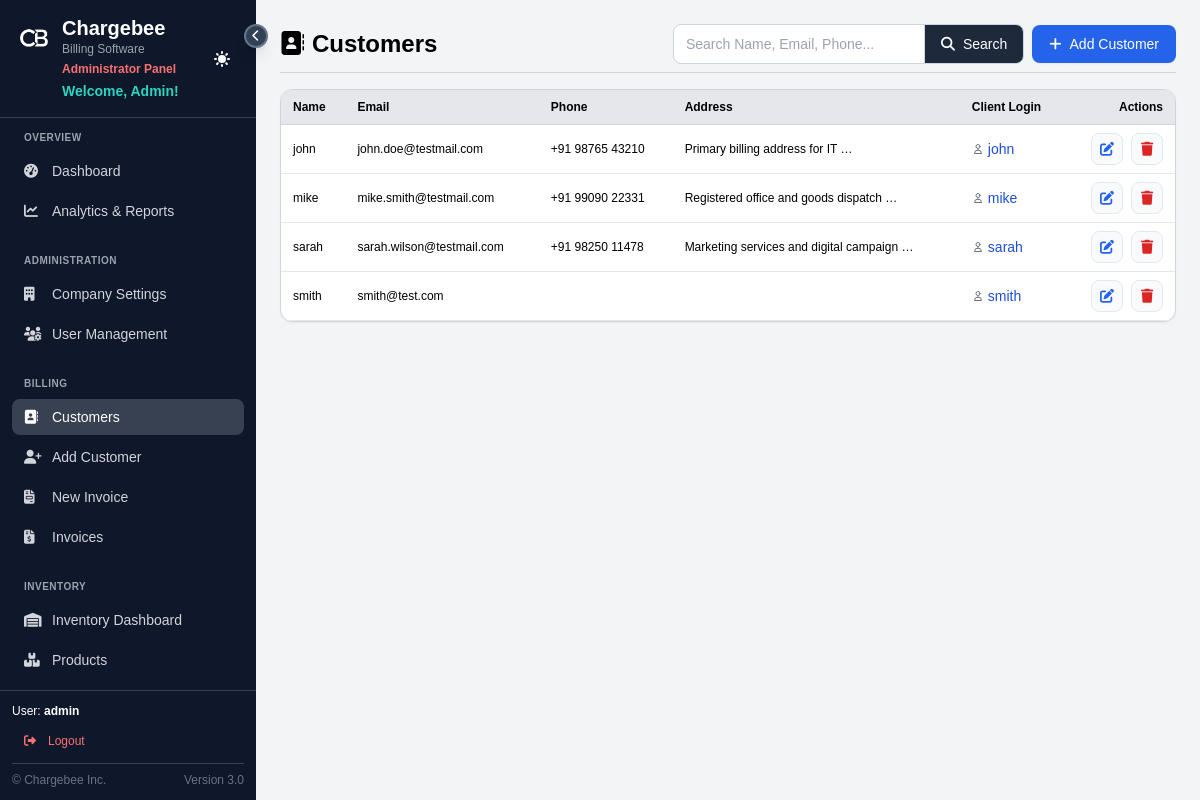
The app's page /customers/ (signed in) with its own data.
### BillingSystem/billing/models.py (models this page shows, shortened)
class Customer(models.Model):
    name = models.CharField(max_length=100)
    email = models.EmailField(unique=True)
    phone = models.CharField(max_length=15, blank=True, default="")
    company_name = models.CharField(max_length=200, blank=True, default="")
    contact_person = models.CharField(max_length=200, blank=True, default="")
    company_type = models.CharField(max_length=50, blank=True, default="")
    address1 = models.CharField(max_length=255, blank=True, default="")
    address2 = models.CharField(max_length=255, blank=True, default="")
    landmark = models.CharField(max_length=100, blank=True, default="")
    pincode = models.CharField(max_length=20, blank=True, default="")
    city = models.CharField(max_length=100, blank=True, default="")
    state = models.CharField(max_length=100, blank=True, default="")
    country = models.CharField(max_length=100, blank=True, default='India')
    address = models.TextField(blank=True, default="") # Legacy field
    created_at = models.DateTimeField(auto_now_add=True)

class CustomerAssignment(models.Model):
    user = models.ForeignKey('auth.User', on_delete=models.CASCADE, related_name='customer_assignments')
    customer = models.ForeignKey(Customer, on_delete=models.CASCADE, related_name='assignments')
    assigned_date = models.DateTimeField(auto_now_add=True)
    assigned_by = models.ForeignKey('auth.User', on_delete=models.SET_NULL, null=True, related_name='assignments_made')
    class Meta:
        unique_together = ('user', 'customer')

### BillingSystem/billing/views.py (the view)
# urls.py: path('customers/', CustomerListView.as_view(), name='customer_list'),
class CustomerListView(LoginRequiredMixin, ListView):
    model = Customer
    template_name = 'admin_panel/customer_management.html'
    context_object_name = 'customers'
    ordering = ['name']
    def get_queryset(self):
        queryset = super().get_queryset()
        query = self.request.GET.get('q')
        if query:
            queryset = queryset.filter(
                Q(name__icontains=query) |
                Q(email__icontains=query) |
                Q(phone__icontains=query)
            )
        return queryset.prefetch_related('assignments__user')
    def get_context_data(self, **kwargs):
        context = super().get_context_data(**kwargs)
        context['search_query'] = self.request.GET.get('q', '')
        return context

### templates/admin_panel/customer_management.html (shortened to what this page needs)
{% extends 'general/base.html' %}
{% load static %}
{% block content %}
{% if not form %}
<div class="flex justify-between items-center mb-4 pb-2 border-b border-gray-300 page-header-sticky">
    <h1 class="text-2xl font-bold"><i class="fas fa-address-book mr-2"></i>Customers</h1>
    <div class="flex items-center gap-2">
        <form method="get" class="global-search-wrapper">
            <input type="text" name="q" value="{{ search_query|default:'' }}" placeholder="Search Name, Email, Phone..." data-ajax-search="true" class="global-search-input">
            <button type="submit" class="global-search-btn">
                <i class="fas fa-search"></i>
                <span>Search</span>
            </button>
        </form>
        <a href="{% url 'customer_create' %}" class="btn btn-primary">
            <i class="fas fa-plus"></i>
            <span>Add Customer</span>
        </a>
    </div>
</div>
<div id="ajax-list-container" class="bg-white border border-gray-300 rounded-xl overflow-hidden shadow-sm">
    <table class="w-full border-collapse">
        <thead>
            <tr class="bg-gray-200 border-b border-gray-300">
                <th class="text-left px-3 py-2 font-semibold">Name</th>
                <th class="text-left px-3 py-2 font-semibold">Email</th>
                <th class="text-left px-3 py-2 font-semibold">Phone</th>
                <th class="text-left px-3 py-2 font-semibold">Address</th>
                <th class="text-left px-3 py-2 font-semibold">Client Login</th>
                <th class="text-right px-3 py-2 font-semibold">Actions</th>
            </tr>
        </thead>
        <tbody>
            {% for customer in customers %}
            <tr class="border-b border-gray-200 hover:bg-gray-50 cursor-pointer" onclick="if(!event.target.closest('a') && !event.target.closest('button')) window.location.href='{% url 'customer_statement' customer.id %}'">
                <td class="px-3 py-2 font-medium">{{ customer.name }}</td>
                <td class="px-3 py-2">{{ customer.email }}</td>
                <td class="px-3 py-2">{{ customer.phone }}</td>
                <td class="px-3 py-2 text-xs">{{ customer.address|truncatewords:5 }}</td>
                <td class="px-3 py-2">
                    {% for assignment in customer.assignments.all %}
                    <div class="flex items-center text-sm">
                        <svg class="w-3 h-3 mr-1 text-gray-500" fill="none" stroke="currentColor" viewBox="0 0 24 24"><path stroke-linecap="round" stroke-linejoin="round" stroke-width="2" d="M16 7a4 4 0 11-8 0 4 4 0 018 0zM12 14a7 7 0 00-7 7h14a7 7 0 00-7-7z"></path></svg>
                        <span class="font-medium text-blue-700">{{ assignment.user.username }}</span>
                    </div>
                    {% empty %}
                    <span class="text-xs text-gray-400 italic">No Access</span>
                    {% endfor %}
                </td>
                <td class="px-3 py-2 text-right">
                    <div class="action-btn-group">
                        <a href="{% url 'customer_edit' customer.id %}" class="action-btn action-btn-edit" title="Edit">
                            <i class="fas fa-edit"></i>
                        </a>
                        <a href="{% url 'customer_delete' customer.id %}" class="action-btn action-btn-delete" title="Delete">
                            <i class="fas fa-trash"></i>
                        </a>
                    </div>
                </td>
            </tr>
            {% empty %}
            <tr>
                <td colspan="6" class="px-3 py-8 text-center text-gray-500">
                    No customers found. <a href="{% url 'customer_create' %}" class="text-blue-600 hover:underline">Add one</a>
                </td>
            </tr>
            {% endfor %}
        </tbody>
    </table>
</div>
{% endif %}
{% endblock %}

### templates/general/base.html (shortened to what this page needs)
{% load static %}
<!DOCTYPE html>
<html lang="en">
<head>
    <script src="https://cdn.tailwindcss.com"></script>
    <link rel="stylesheet" href="{% static 'css/main.css' %}">
    <link rel="stylesheet" href="https://cdnjs.cloudflare.com/ajax/libs/font-awesome/6.4.0/css/all.min.css">
</head>
<body class="bg-gray-100 h-screen overflow-hidden">
    <div class="flex h-screen">
        <aside id="sidebar" class="{% if user.role.role == 'client' %}bg-indigo-950{% else %}bg-slate-900{% endif %} text-white flex flex-col relative z-50">
            <button id="toggleSidebar" onclick="toggleSidebar()" class="absolute -right-3 top-6 z-50 bg-slate-700 hover:bg-slate-600 text-white w-6 h-6 rounded-full flex items-center justify-center shadow-lg border-2 border-slate-500" title="Toggle Sidebar">
                <i class="fas fa-chevron-left text-xs"></i>
            </button>
            <div class="p-4 border-b border-gray-700 flex justify-between items-center">
                <div class="sidebar-header-content">
                    <a href="{% url 'dashboard' %}" class="hover:opacity-80 transition-opacity flex items-center gap-2.5">
                        <img src="{% static 'favicon.png' %}" alt="CB Logo" class="w-9 h-9 rounded-lg">
                        <div>
                            <h1 class="text-xl font-bold leading-tight">Chargebee</h1>
                            <p class="text-xs text-gray-400">Billing Software</p>
                        </div>
                    </a>
                    <div class="pl-[46px]">
                        {% if user.role.role == 'client' %}
                        <p class="text-xs text-sky-300 font-medium mt-1" style="font-weight: bold;">Client Panel</p>
                        {% elif user.is_superuser %}
                        <p class="text-xs text-red-400 font-medium mt-1" style="font-weight: bold;">Administrator Panel</p>
                        {% endif %}
                        <p class="text-sm text-teal-400 mt-1 font-semibold">Welcome, {{ user.username|title }}!</p>
                    </div>
                </div>
                <div class="sidebar-header-content">
                    <button onclick="toggleTheme()" class="p-2 hover:bg-gray-700 rounded-lg" title="Toggle Theme">
                    </button>
                </div>
            </div>
            <nav class="flex-1 p-3 overflow-y-auto">
                <div class="mb-6">
                    <p class="px-3 text-[10px] font-bold text-gray-400 uppercase tracking-wider mb-2 sidebar-section-title">Overview</p>
                    <a href="{% url 'dashboard' %}" data-tooltip="Dashboard" class="flex items-center px-3 py-2 text-sm {% if request.resolver_match.url_name == 'dashboard' %}bg-gray-700 text-white rounded-lg{% else %}text-gray-300 hover:bg-gray-700 hover:text-white rounded-lg{% endif %}"><i class="fas fa-tachometer-alt w-5 mr-2"></i><span class="sidebar-text">Dashboard</span></a>
                    {% if user.role.role != 'client' %}<a href="{% url 'admin_panel' %}" data-tooltip="Analytics & Reports" class="flex items-center px-3 py-2 text-sm mt-1 {% if request.resolver_match.url_name == 'admin_panel' %}bg-gray-700 text-white rounded-lg{% else %}text-gray-300 hover:bg-gray-700 hover:text-white rounded-lg{% endif %}"><i class="fas fa-chart-line w-5 mr-2"></i><span class="sidebar-text">Analytics & Reports</span></a>{% endif %}
                </div>
                {% if user.is_superuser %}
                <div class="mb-6">
                    <p class="px-3 text-[10px] font-bold text-gray-400 uppercase tracking-wider mb-2 sidebar-section-title">Administration</p>
                    <a href="{% url 'company_settings' %}" data-tooltip="Company Settings" class="flex items-center px-3 py-2 text-sm mt-1 {% if request.resolver_match.url_name == 'company_settings' %}bg-gray-700 text-white rounded-lg{% else %}text-gray-300 hover:bg-gray-700 hover:text-white rounded-lg{% endif %}"><i class="fas fa-building w-5 mr-2"></i><span class="sidebar-text">Company Settings</span></a>
                    <a href="{% url 'user_management' %}" data-tooltip="User Management" class="flex items-center px-3 py-2 text-sm mt-1 {% if request.resolver_match.url_name in 'user_management,user_create,user_update' %}bg-gray-700 text-white rounded-lg{% else %}text-gray-300 hover:bg-gray-700 hover:text-white rounded-lg{% endif %}"><i class="fas fa-users-cog w-5 mr-2"></i><span class="sidebar-text">User Management</span></a>
                </div>
                {% endif %}
                <div class="mb-6">
                    <p class="px-3 text-[10px] font-bold text-gray-400 uppercase tracking-wider mb-2 sidebar-section-title">Billing</p>
                    {% if not user.role.role == 'client' %}
                    <a href="{% url 'customer_list' %}" data-tooltip="Customers" class="flex items-center px-3 py-2 text-sm mt-1 {% if request.resolver_match.url_name == 'customer_list' %}bg-gray-700 text-white rounded-lg{% else %}text-gray-300 hover:bg-gray-700 hover:text-white rounded-lg{% endif %}"><i class="fas fa-address-book w-5 mr-2"></i><span class="sidebar-text">Customers</span></a>
                    <a href="{% url 'customer_create' %}" data-tooltip="Add Customer" class="flex items-center px-3 py-2 text-sm mt-1 {% if request.resolver_match.url_name == 'customer_create' %}bg-gray-700 text-white rounded-lg{% else %}text-gray-300 hover:bg-gray-700 hover:text-white rounded-lg{% endif %}"><i class="fas fa-user-plus w-5 mr-2"></i><span class="sidebar-text">Add Customer</span></a>
                    <a href="{% url 'invoice_create' %}" data-tooltip="New Invoice" class="flex items-center px-3 py-2 text-sm mt-1 {% if request.resolver_match.url_name == 'invoice_create' %}bg-gray-700 text-white rounded-lg{% else %}text-gray-300 hover:bg-gray-700 hover:text-white rounded-lg{% endif %}"><i class="fas fa-file-invoice w-5 mr-2"></i><span class="sidebar-text">New Invoice</span></a>
                    {% endif %}
                    <a href="{% url 'invoice_list' %}" data-tooltip="Invoices" class="flex items-center px-3 py-2 text-sm mt-1 {% if 'invoices' in request.path and request.resolver_match.url_name != 'invoice_create' %}bg-gray-700 text-white rounded-lg{% else %}text-gray-300 hover:bg-gray-700 hover:text-white rounded-lg{% endif %}"><i class="fas fa-file-invoice-dollar w-5 mr-2"></i><span class="sidebar-text">Invoices</span></a>
                </div>
                <div class="mb-6">
                    <p class="px-3 text-[10px] font-bold text-gray-400 uppercase tracking-wider mb-2 sidebar-section-title">Inventory</p>
                    {% if not user.role.role == 'client' %}
                    <a href="{% url 'inventory_dashboard' %}" data-tooltip="Inventory Dashboard" class="flex items-center px-3 py-2 text-sm mt-1 {% if request.resolver_match.url_name == 'inventory_dashboard' %}bg-gray-700 text-white rounded-lg{% else %}text-gray-300 hover:bg-gray-700 hover:text-white rounded-lg{% endif %}"><i class="fas fa-warehouse w-5 mr-2"></i><span class="sidebar-text">Inventory Dashboard</span></a>
                    {% endif %}
                    <a href="{% url 'product_list' %}" data-tooltip="Products" class="flex items-center px-3 py-2 text-sm mt-1 {% if 'products' in request.path %}bg-gray-700 text-white rounded-lg{% else %}text-gray-300 hover:bg-gray-700 hover:text-white rounded-lg{% endif %}"><i class="fas fa-boxes w-5 mr-2"></i><span class="sidebar-text">Products</span></a>
                    {% if not user.role.role == 'client' %}
                    <a href="{% url 'recent_activity' %}" data-tooltip="Recent Activity" class="flex items-center px-3 py-2 text-sm mt-1 {% if request.resolver_match.url_name == 'recent_activity' %}bg-gray-700 text-white rounded-lg{% else %}text-gray-300 hover:bg-gray-700 hover:text-white rounded-lg{% endif %}"><span class="sidebar-text">Recent Activity</span></a>
                    {% endif %}
                </div>
            </nav>
            <div class="p-3 border-t border-gray-700 text-xs sidebar-footer">
                <div class="sidebar-footer-text mb-2">
                    <span>User: <strong>{{ user.username }}</strong></span>
                </div>
                <form method="post" action="{% url 'logout' %}" class="sidebar-footer-text">
                    <button type="submit" class="flex items-center gap-2 w-full px-2 py-1.5 text-red-400 hover:text-red-300 hover:bg-red-400/10 rounded-lg transition-colors" title="Logout">
                        <i class="fas fa-sign-out-alt w-5 text-center"></i>
                        <span class="sidebar-text">Logout</span>
                    </button>
                </form>
                <div class="flex items-center justify-between mt-2 pt-2 border-t border-gray-700 text-gray-500 sidebar-footer-text">
                    <a href="{% url 'about' %}" target="_blank" rel="noopener noreferrer" class="hover:text-gray-300 transition-colors">&copy; Chargebee Inc.</a>
                    <div>Version 3.0</div>
                </div>
            </div>
        </aside>
        <main class="flex-1 overflow-y-auto">
            <div class="p-6">
                {% block content %}
                {% endblock %}
            </div>
        </main>
    </div>
</body>
</html>

### records on screen
Customer: name "john", email "john.doe@testmail.com", phone "+91 98765 43210", address "Primary billing address for IT …"
CustomerAssignment: user.username "john"
Customer: name "mike", email "mike.smith@testmail.com", phone "+91 99090 22331", address "Registered office and goods dispatch …"
CustomerAssignment: user.username "mike"
Customer: name "sarah", email "sarah.wilson@testmail.com", phone "+91 98250 11478", address "Marketing services and digital campaign …"
CustomerAssignment: user.username "sarah"
Customer: name "smith", email "smith@test.com"
CustomerAssignment: user.username "smith"

### other values on screen
{{ user.username|title }} "Admin"
{{ user.username }} "admin"
